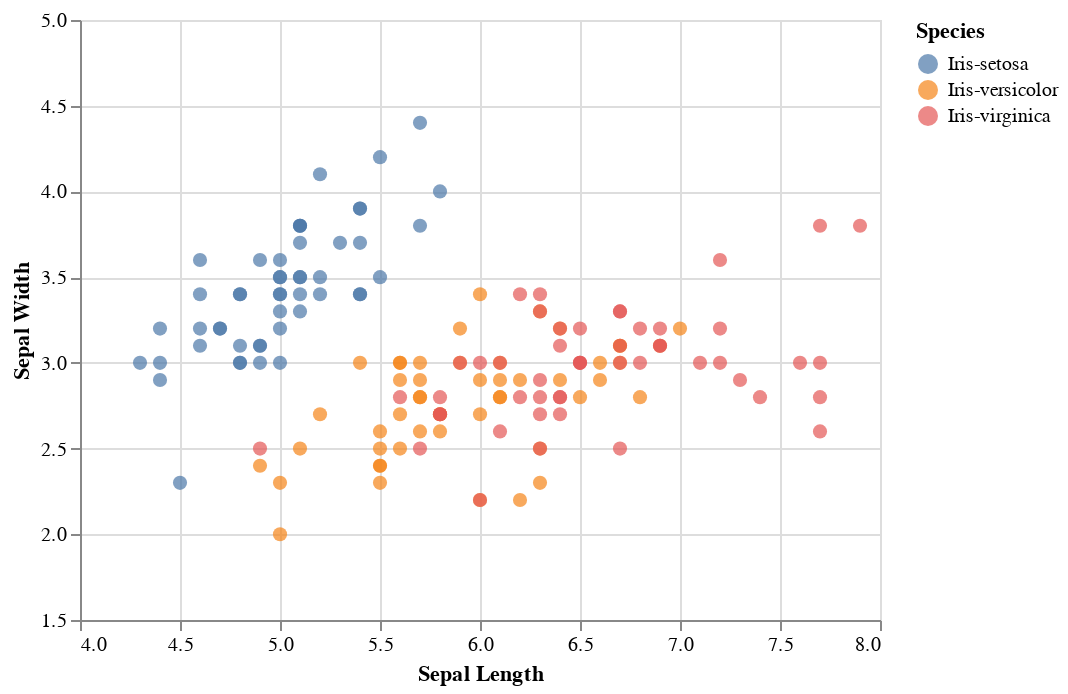

Notebook source saved alongside this figure:
### Code cell
alt.Chart(iris).mark_point(filled=True,size=50).encode(
    alt.X('SepalLengthCm:Q', scale=alt.Scale(domain= [4,8]), axis=alt.Axis(title='Sepal Length')),
    alt.Y('SepalWidthCm:Q', scale=alt.Scale(domain= [1.5,5]), axis=alt.Axis(title='Sepal Width')),
    color='Species:N',
    tooltip=['Species', 'SepalLengthCm', 'SepalWidthCm']
).interactive()

### Figure 1 — Vega-Lite specification as saved in the notebook (floating-point values rounded to 4 significant figures; data arrays with more than 128 entries replaced by an {"elided": "..."} marker saying what was removed)
{"config": {"view": {"continuousWidth": 400, "continuousHeight": 300}}, "data": {"name": "data-32c2d31e96c1e340cf08e5a6f3247832"}, "mark": {"type": "point", "filled": true, "size": 50}, "encoding": {"color": {"type": "nominal", "field": "Species"}, "tooltip": [{"type": "nominal", "field": "Species"}, {"type": "quantitative", "field": "SepalLengthCm"}, {"type": "quantitative", "field": "SepalWidthCm"}], "x": {"type": "quantitative", "axis": {"title": "Sepal Length"}, "field": "SepalLengthCm", "scale": {"domain": [4, 8]}}, "y": {"type": "quantitative", "axis": {"title": "Sepal Width"}, "field": "SepalWidthCm", "scale": {"domain": [1.5, 5]}}}, "selection": {"selector003": {"type": "interval", "bind": "scales", "encodings": ["x", "y"]}}, "$schema": "https://vega.github.io/schema/vega-lite/v4.8.1.json", "datasets": {"data-32c2d31e96c1e340cf08e5a6f3247832": {"elided": "150 records"}}}
